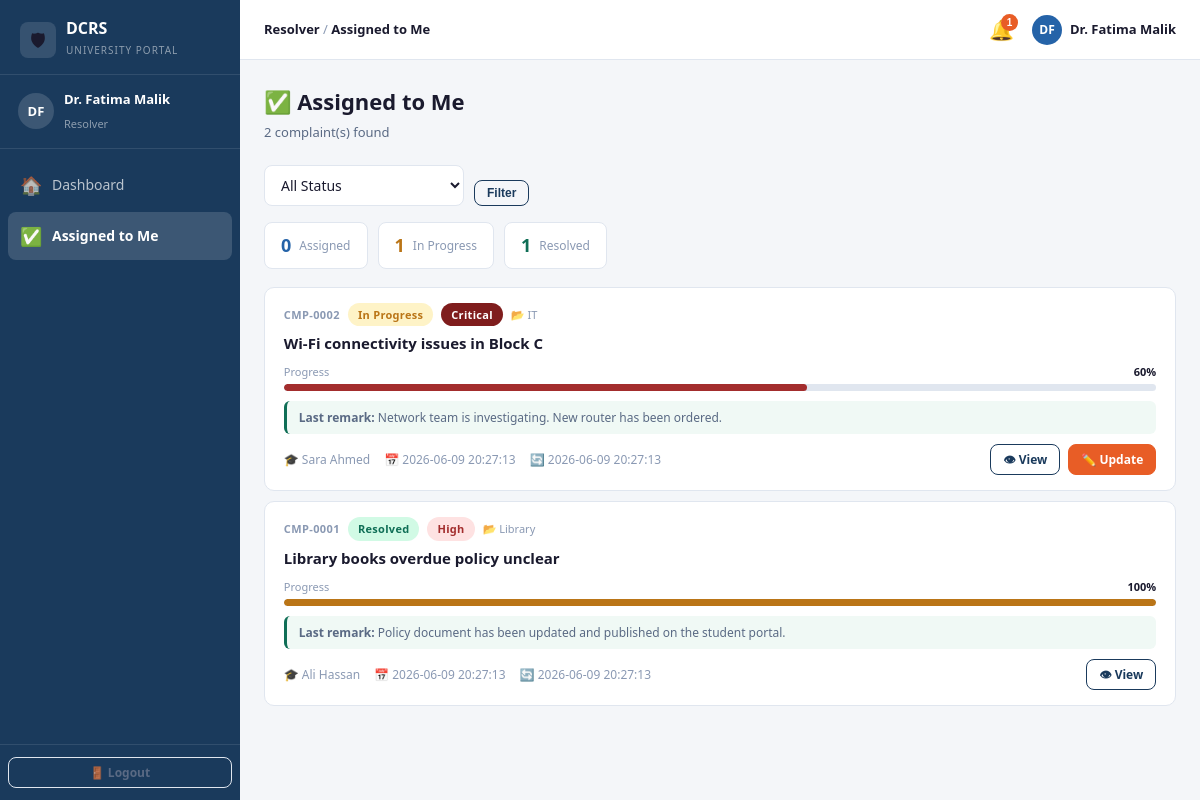
Page /pages/resolver/assigned.php (signed in) on the committed database.
### tables this page shows
CREATE TABLE IF NOT EXISTS complaints (
  complaint_id   INT          NOT NULL AUTO_INCREMENT,
  complaint_code VARCHAR(20)  NOT NULL UNIQUE,    
  student_id     INT          NOT NULL,
  resolver_id    INT               DEFAULT NULL,
  assigned_by    INT               DEFAULT NULL,   
  title          VARCHAR(255) NOT NULL,
  description    TEXT         NOT NULL,
  category       ENUM('Academic','IT','Library','Cafeteria',
                      'Hostel','Transport','Finance','Other')
                              NOT NULL DEFAULT 'Other',
  priority       ENUM('Low','Medium','High','Critical')
                              NOT NULL DEFAULT 'Medium',
  status         ENUM('Pending','Assigned','In Progress',
                      'Resolved','Closed')
                              NOT NULL DEFAULT 'Pending',
  remarks        TEXT              DEFAULT NULL,
  progress       TINYINT UNSIGNED  NOT NULL DEFAULT 0
                              CHECK (progress BETWEEN 0 AND 100),
  created_at     DATETIME     NOT NULL DEFAULT CURRENT_TIMESTAMP,
  updated_at     DATETIME     NOT NULL DEFAULT CURRENT_TIMESTAMP
                              ON UPDATE CURRENT_TIMESTAMP,
  resolved_at    DATETIME          DEFAULT NULL,
  PRIMARY KEY (complaint_id),
  INDEX idx_student    (student_id),
  INDEX idx_resolver   (resolver_id),
  INDEX idx_status     (status),
  INDEX idx_priority   (priority),
  INDEX idx_category   (category),
  CONSTRAINT fk_complaint_student
    FOREIGN KEY (student_id)  REFERENCES users(user_id) ON DELETE CASCADE,
  CONSTRAINT fk_complaint_resolver
    FOREIGN KEY (resolver_id) REFERENCES users(user_id) ON DELETE SET NULL,
  CONSTRAINT fk_complaint_assigner
    FOREIGN KEY (assigned_by) REFERENCES users(user_id) ON DELETE SET NULL
);

CREATE TABLE IF NOT EXISTS users (
  user_id      INT          NOT NULL AUTO_INCREMENT,
  name         VARCHAR(100) NOT NULL,
  email        VARCHAR(150) NOT NULL UNIQUE,
  password     VARCHAR(255) NOT NULL,             
  role         ENUM('student','admin','resolver') NOT NULL DEFAULT 'student',
  department   VARCHAR(100)  DEFAULT NULL,
  phone        VARCHAR(20)   DEFAULT NULL,
  is_active    TINYINT(1)    NOT NULL DEFAULT 1,
  created_at   DATETIME      NOT NULL DEFAULT CURRENT_TIMESTAMP,
  updated_at   DATETIME      NOT NULL DEFAULT CURRENT_TIMESTAMP
                             ON UPDATE CURRENT_TIMESTAMP,
  PRIMARY KEY (user_id),
  INDEX idx_email (email),
  INDEX idx_role  (role)
);

### backend/config/db_connect.php (called while the page is built, shortened)
<?php
class DB {
    private static ?PDO $instance = null;
    public static function get(): PDO {
        if (self::$instance === null) {
            $dsn = sprintf(
                'mysql:host=%s;dbname=%s;charset=%s',
                DB_HOST, DB_NAME, DB_CHARSET
            );
            try {
                self::$instance = new PDO($dsn, DB_USER, DB_PASS, [
                    PDO::ATTR_ERRMODE            => PDO::ERRMODE_EXCEPTION,
                    PDO::ATTR_DEFAULT_FETCH_MODE => PDO::FETCH_ASSOC,
                    PDO::ATTR_EMULATE_PREPARES   => false,
                ]);
            } catch (PDOException $e) {
                http_response_code(500);
                die(json_encode([
                    'success' => false,
                    'message' => 'Database connection failed.'
                ]));
            }
        }
        return self::$instance;
    }
}

### backend/config/session.php (called while the page is built, shortened)
<?php
class Session {
    public static function userId(): ?int {
        return $_SESSION['user_id'] ?? null;
    }
}

### backend/models/ComplaintModel.php (called while the page is built, shortened)
<?php
class ComplaintModel {
    private PDO $db;
    public function __construct() {
        $this->db = DB::get();
    }
    public function getByResolver(int $resolverId, array $filters = []): array {
        $where = ['c.resolver_id = :rid'];
        $params = [':rid' => $resolverId];
        $stmt = $this->db->prepare(
            "SELECT c.complaint_id, c.complaint_code, c.title,
                    c.category, c.priority, c.status, c.progress,
                    c.remarks, c.created_at, c.updated_at,
                    s.name AS student_name
             FROM complaints c
             JOIN users s ON s.user_id = c.student_id
             WHERE " . implode(' AND ', $where) . "
             ORDER BY
               FIELD(c.priority,'Critical','High','Medium','Low'),
               c.created_at DESC"
        );
        $stmt->execute($params);
        return $stmt->fetchAll();
    }
    public function getStats(?int $studentId = null, ?int $resolverId = null): array {
        $where  = '1=1';
        $params = [];
        if ($studentId) {
            $where = 'student_id = :uid';
            $params[':uid'] = $studentId;
        } elseif ($resolverId) {
            $where = 'resolver_id = :uid';
            $params[':uid'] = $resolverId;
        }
        $stmt = $this->db->prepare(
            "SELECT
               COUNT(*)                          AS total,
               SUM(status = 'Pending')           AS pending,
               SUM(status = 'Assigned')          AS assigned,
               SUM(status = 'In Progress')       AS in_progress,
               SUM(status = 'Resolved')          AS resolved,
               SUM(priority = 'Critical')        AS critical,
               SUM(priority = 'High')            AS high,
               ROUND(AVG(progress),0)            AS avg_progress
             FROM complaints WHERE $where"
        );
        $stmt->execute($params);
        return $stmt->fetch();
    }
}

### pages/resolver/assigned.php (the view, shortened to what this page needs)
<?php
require_once __DIR__ . '/../../frontend/partials/layout.php';
$complaintModel = new ComplaintModel();
$resolverId     = Session::userId();
$filterStatus = clean($_GET['status'] ?? '');
$filters      = $filterStatus ? ['status' => $filterStatus] : [];
$complaints = $complaintModel->getByResolver($resolverId, $filters);
$stats      = $complaintModel->getStats(null, $resolverId);
?>
<div class="page-header">
  <h2>✅ Assigned to Me</h2>
  <p><?= count($complaints) ?> complaint(s) found</p>
</div>
<form method="GET" style="margin-bottom:16px;">
  <div class="filter-bar">
    <select name="status" class="form-control auto-filter" style="max-width:200px;">
      <option value="">All Status</option>
    </select>
    <button type="submit" class="btn btn-outline btn-sm">Filter</button>
  </div>
</form>
<div style="display:flex;gap:10px;flex-wrap:wrap;margin-bottom:18px;">
  <?php foreach (['assigned'=>['Assigned','var(--primary-light)'],'in_progress'=>['In Progress','var(--warning)'],'resolved'=>['Resolved','var(--success)']] as $key => [$label, $color]): ?>
    <div style="background:var(--surface);border:1px solid var(--border);border-radius:8px;
                padding:8px 16px;display:flex;align-items:center;gap:8px;">
      <span style="font-size:18px;font-weight:800;color:<?= $color ?>;"><?= $stats[$key] ?? 0 ?></span>
      <span style="font-size:12px;color:var(--text-muted);"><?= $label ?></span>
    </div>
  <?php endforeach; ?>
</div>
<?php if (empty($complaints)): ?>
  <div class="card" style="text-align:center;padding:3rem;">
    <p style="font-size:2.5rem;margin-bottom:10px;">📭</p>
    <p style="color:var(--text-muted);">
      <?= $filterStatus ? "No $filterStatus complaints." : "No complaints assigned to you yet." ?>
    </p>
  </div>
<?php else: ?>
  <?php foreach ($complaints as $c): ?>
    <div class="complaint-card">
      <div class="complaint-meta">
        <span class="complaint-code"><?= $c['complaint_code'] ?></span>
        <?= statusBadge($c['status']) ?>
        <?= priorityBadge($c['priority']) ?>
        <span style="font-size:11px;color:var(--text-muted);">📂 <?= $c['category'] ?></span>
      </div>
      <p class="complaint-title"><?= clean($c['title']) ?></p>
      <div style="margin-bottom:10px;">
        <?php
        $barColor = match($c['priority']) {
          'Critical' => 'danger', 'High' => 'warning', 'Low' => 'success', default => 'primary'
        };
        ?>
        <div style="display:flex;justify-content:space-between;margin-bottom:3px;">
          <span style="font-size:11px;color:var(--text-muted);">Progress</span>
          <span style="font-size:11px;font-weight:700;"><?= $c['progress'] ?>%</span>
        </div>
        <div class="progress">
          <div class="progress-bar bg-<?= $barColor ?>" style="width:<?= $c['progress'] ?>%;"></div>
        </div>
      </div>
      <?php if ($c['remarks']): ?>
        <div style="background:#f0f9f5;border-left:3px solid var(--success);
                    padding:7px 12px;border-radius:6px;margin-bottom:10px;">
          <p style="margin:0;font-size:12px;color:var(--text-sec);">
            <strong>Last remark:</strong> <?= clean($c['remarks']) ?>
          </p>
        </div>
      <?php endif; ?>
      <div class="complaint-footer">
        <span>🎓 <?= clean($c['student_name']) ?></span>
        <span>📅 <?= $c['created_at'] ?></span>
        <span>🔄 <?= $c['updated_at'] ?></span>
        <div style="margin-left:auto;display:flex;gap:8px;">
          <a href="<?= APP_URL ?>/pages/complaint_detail.php?id=<?= $c['complaint_id'] ?>"
             class="btn btn-outline btn-sm">👁 View</a>
          <?php if ($c['status'] !== 'Resolved'): ?>
            <a href="<?= APP_URL ?>/pages/resolver/update.php?id=<?= $c['complaint_id'] ?>"
               class="btn btn-accent btn-sm">✏️ Update</a>
          <?php endif; ?>
        </div>
      </div>
    </div>
  <?php endforeach; ?>
<?php endif; ?>

### backend/helpers/helpers.php (shortened to what this page needs)
<?php
function clean(mixed $data): string {
    return htmlspecialchars(strip_tags(trim((string)$data)), ENT_QUOTES, 'UTF-8');
}
function priorityBadge(string $priority): string {
    $map = [
        'Low'      => 'success',
        'Medium'   => 'warning',
        'High'     => 'danger',
        'Critical' => 'dark-red',
    ];
    $cls = $map[$priority] ?? 'secondary';
    return "<span class=\"badge badge-{$cls}\">{$priority}</span>";
}
function statusBadge(string $status): string {
    $map = [
        'Pending'     => 'secondary',
        'Assigned'    => 'primary',
        'In Progress' => 'warning',
        'Resolved'    => 'success',
        'Closed'      => 'dark',
    ];
    $cls = $map[$status] ?? 'secondary';
    return "<span class=\"badge badge-{$cls}\">{$status}</span>";
}

### frontend/css/style.css (style rules this page uses)
:root { --primary: #1a3a5c; --primary-light: #2563a8; --primary-xlt: #e8f0fe; --accent: #e85d26; --accent-light: #f97316; --success: #0f6e56; --success-light: #d1fae5; --warning: #ba7517; --warning-light: #fef3c7; --danger: #a32d2d; --danger-light: #fee2e2; --info: #0369a1; --bg: #f4f6f9; --surface: #ffffff; --border: #e0e6ef; --text: #1a1a2e; --text-sec: #5a6a84; --text-muted: #8a99b3; --sidebar-w: 240px; --header-h: 60px; --radius: 10px; --shadow: 0 4px 16px rgba(0,0,0,0.08); --shadow-lg: 0 8px 32px rgba(0,0,0,0.12); --transition: 0.2s ease; }
*, *::before, *::after { box-sizing: border-box; margin: 0; padding: 0; }
html { font-size: 15px; }
body { font-family: 'Segoe UI', system-ui, -apple-system, sans-serif; background: var(--bg); color: var(--text); line-height: 1.6; }
a { color: var(--primary-light); text-decoration: none; }
.page-header { margin-bottom: 22px; }
.page-header h2 { font-size: 22px; font-weight: 800; color: var(--text); margin: 0 0 3px; }
.page-header p { font-size: 13px; color: var(--text-sec); margin: 0; }
.badge { display: inline-block; padding: 3px 10px; border-radius: 20px; font-size: 11px; font-weight: 700; letter-spacing: 0.3px; white-space: nowrap; }
.badge-success { background: var(--success-light); color: var(--success); }
.badge-warning { background: var(--warning-light); color: var(--warning); }
.badge-danger { background: var(--danger-light); color: var(--danger); }
.badge-dark-red { background: #7f1d1d; color: #fff; }
.btn { display: inline-flex; align-items: center; gap: 6px; padding: 8px 18px; border-radius: 8px; font-size: 13px; font-weight: 600; cursor: pointer; border: 1px solid transparent; transition: opacity var(--transition), box-shadow var(--transition); text-decoration: none; }
.btn-accent { background: var(--accent); color: #fff; border-color: var(--accent); }
.btn-outline { background: transparent; color: var(--primary); border-color: var(--primary); }
.btn-sm { padding: 5px 12px; font-size: 12px; }
.form-control { width: 100%; padding: 9px 12px; border: 1px solid var(--border); border-radius: 8px; font-size: 14px; color: var(--text); background: var(--surface); transition: border-color var(--transition), box-shadow var(--transition); font-family: inherit; }
select.form-control { cursor: pointer; }
.progress { background: var(--border); border-radius: 4px; overflow: hidden; }
.progress-bar { height: 7px; border-radius: 4px; transition: width 0.4s ease; }
.bg-warning { background: var(--warning); }
.bg-danger { background: var(--danger); }
.complaint-card { background: var(--surface); border-radius: var(--radius); border: 1px solid var(--border); padding: 1rem 1.25rem; margin-bottom: 10px; transition: box-shadow var(--transition), transform var(--transition); }
.complaint-meta { display: flex; align-items: center; gap: 8px; margin-bottom: 5px; flex-wrap: wrap; }
.complaint-code { font-size: 11px; color: var(--text-muted); font-weight: 700; letter-spacing: 0.4px; }
.complaint-title { font-size: 15px; font-weight: 600; color: var(--text); margin-bottom: 8px; }
.complaint-footer { display: flex; align-items: center; gap: 14px; flex-wrap: wrap; }
.complaint-footer span { font-size: 12px; color: var(--text-muted); }
.filter-bar { display: flex; gap: 10px; flex-wrap: wrap; align-items: flex-end; margin-bottom: 16px; }
.filter-bar .form-control { min-width: 160px; flex: 1; }

### rows in the picture
complaints: complaint_code "CMP-0002", status "In Progress", priority "Critical", category "IT", title "Wi-Fi connectivity issues in Block C", progress "60", remarks "Network team is investigating. New router has been ordered.", student.name "Sara Ahmed", created_at "2026-06-09 20:27:13", updated_at "2026-06-09 20:27:13"
complaints: complaint_code "CMP-0001", status "Resolved", priority "High", category "Library", title "Library books overdue policy unclear", progress "100", remarks "Policy document has been updated and published on the student portal.", student.name "Ali Hassan", created_at "2026-06-09 20:27:13", updated_at "2026-06-09 20:27:13"

### other values in the picture
$initials "DF"
$user "Dr. Fatima Malik"
$role "Resolver"
$item['icon'] "🏠"
$item['label'] "Dashboard"
$item['icon'] "✅"
$item['label'] "Assigned to Me"
$pageTitle "Assigned to Me"
$unread "1"
count($complaints) "2"
$stats[$key] "0"
$label "Assigned"
$stats[$key] "1"
$label "In Progress"
$label "Resolved"
